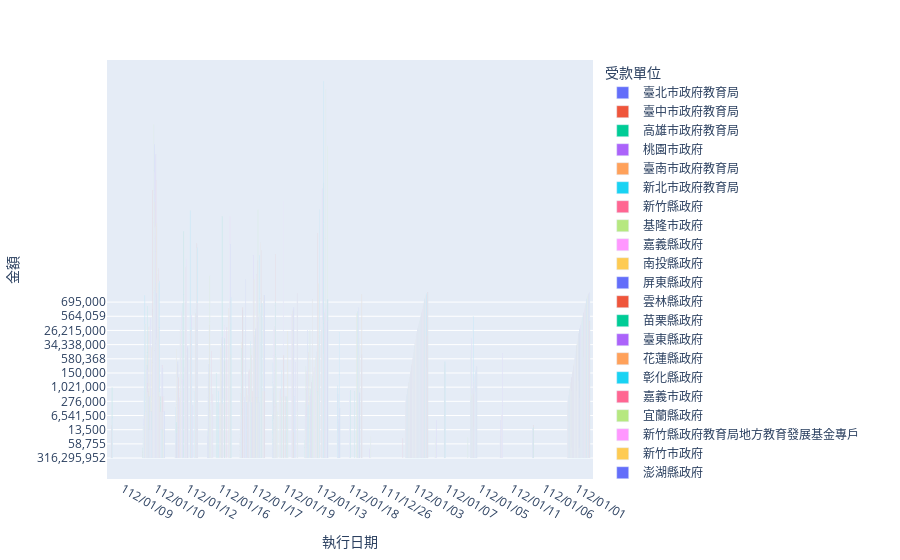

Notebook code cell kept with this figure:
### Code cell
# 將所有資料化為長條圖表 y軸為金額 x軸為日期 查看相對應的受款單位：

import plotly.express as px
fig = px.bar(file, x= '執行日期', y= '金額 ', color= '受款單位', barmode='group')
fig.show()
